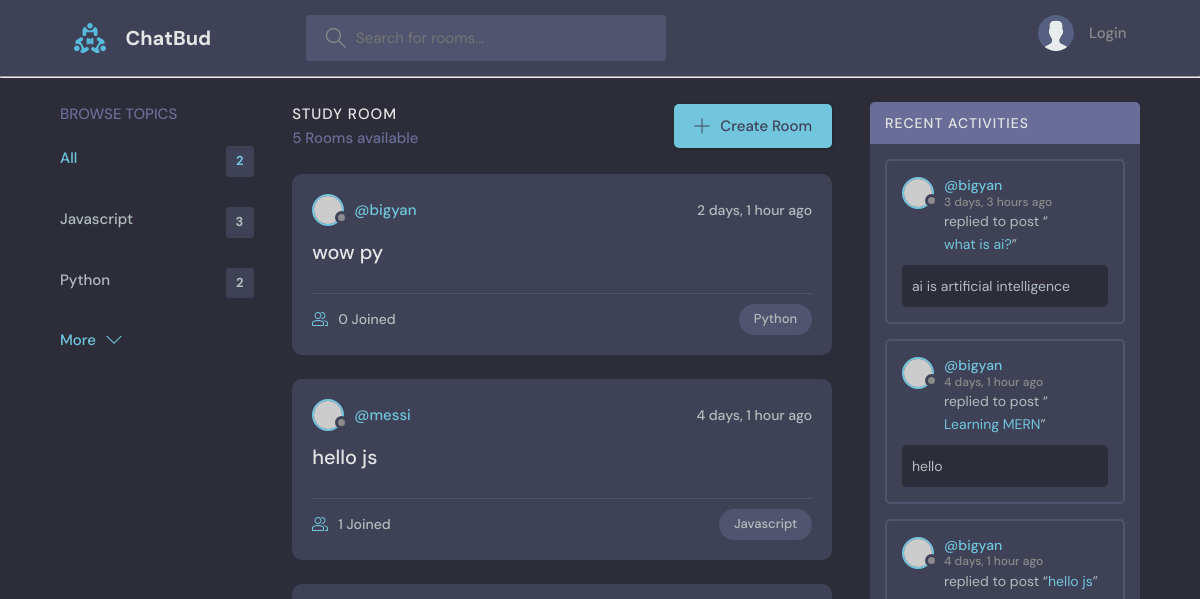
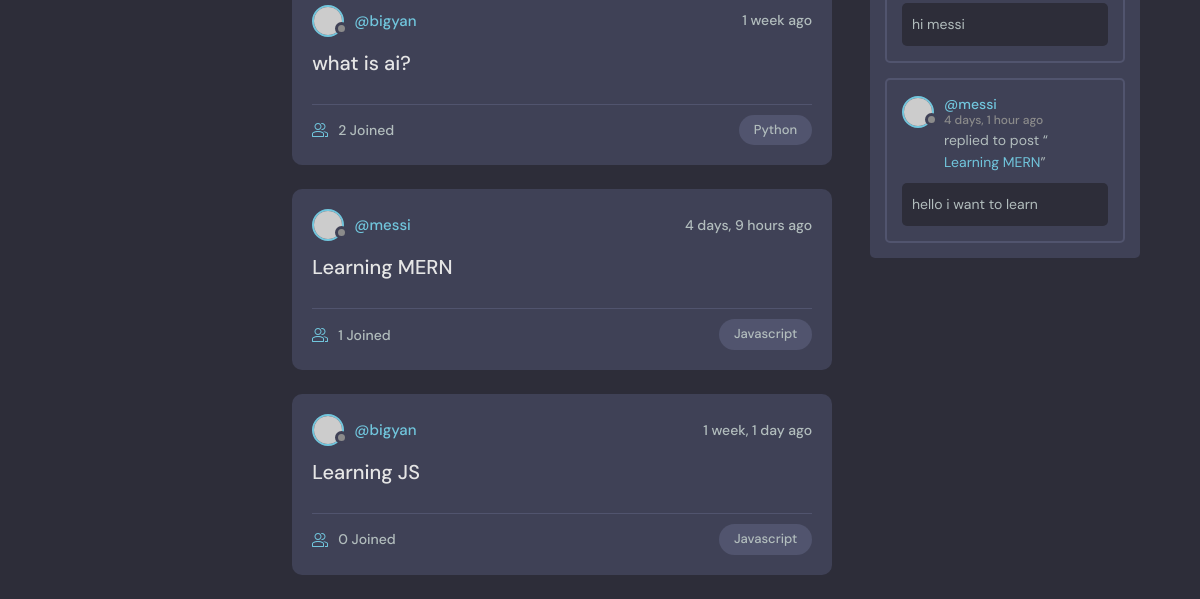
Before: / with the older database file (2 pictures, top to bottom).
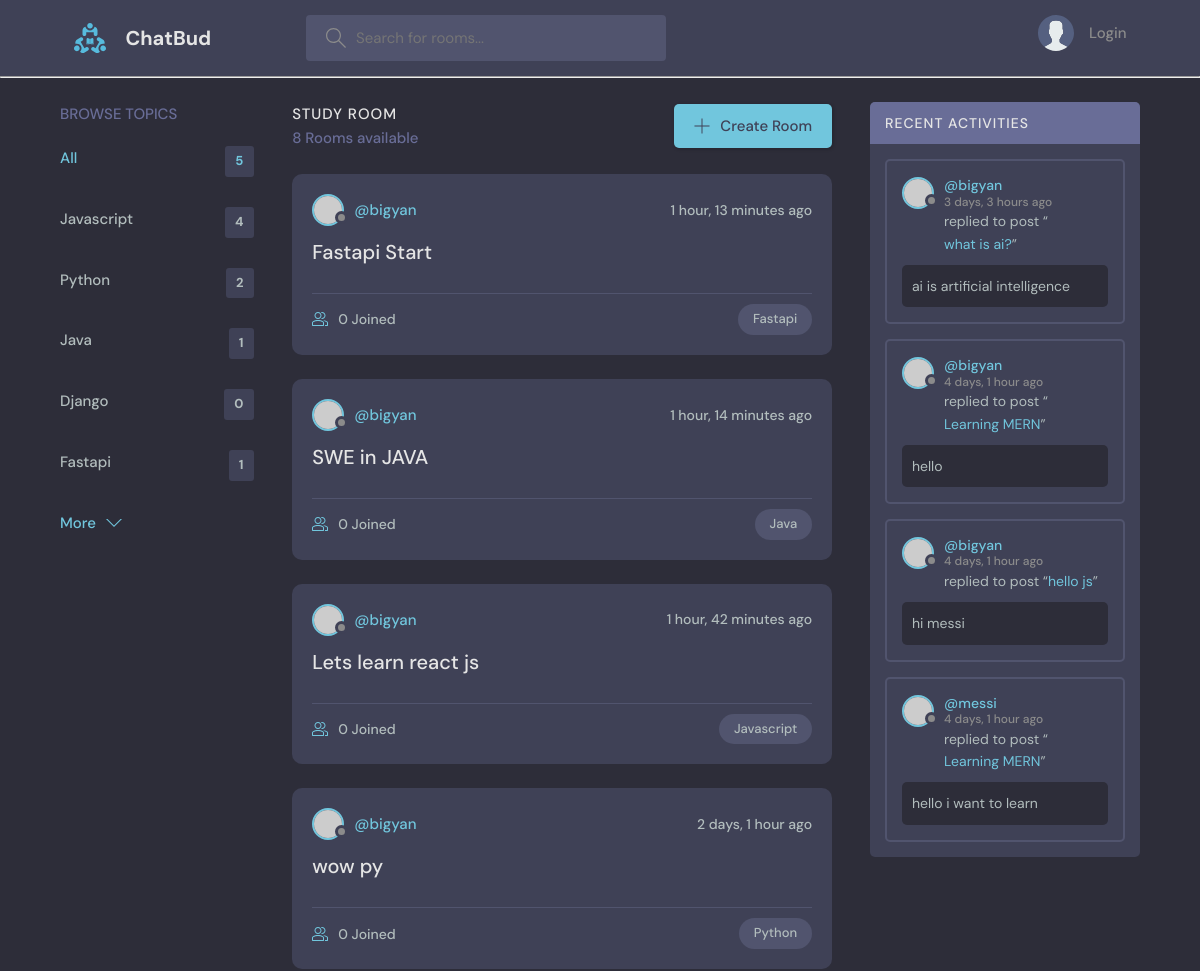
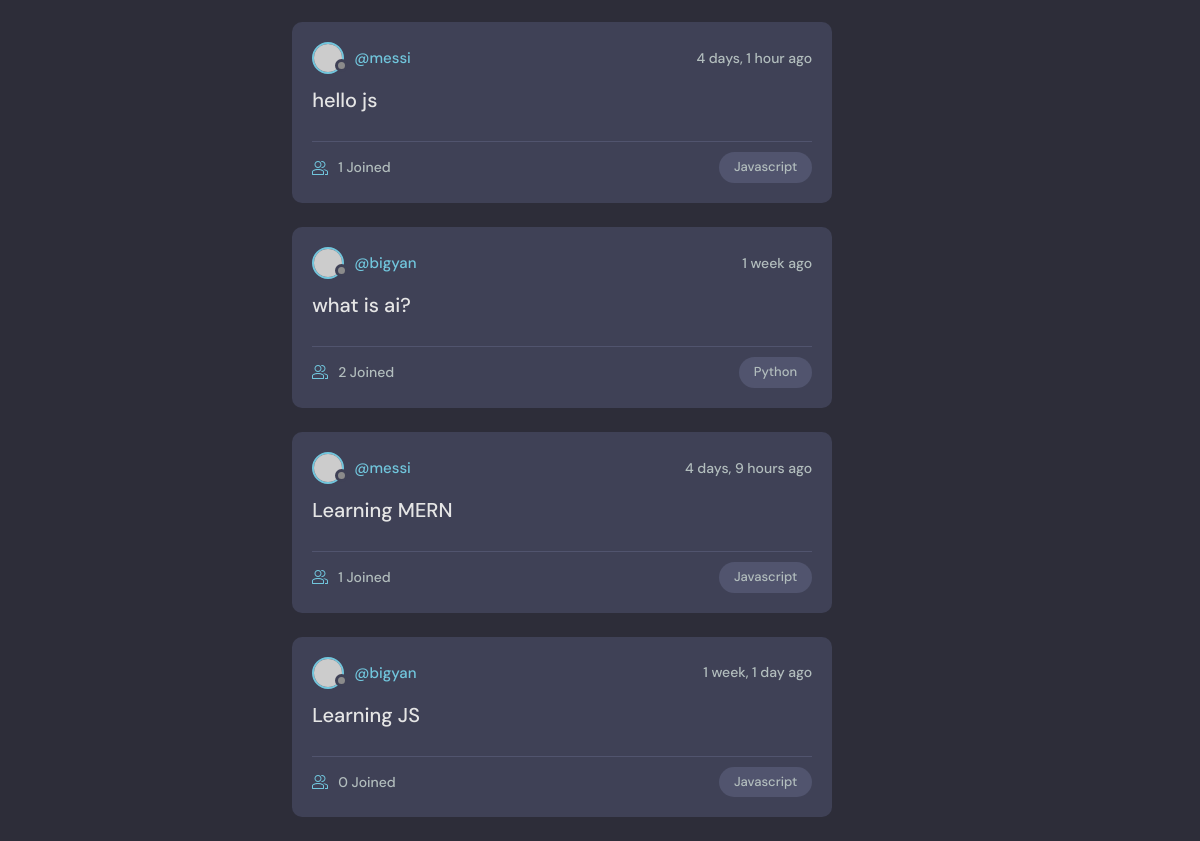
After: the same page with the newer database file (2 pictures, top to bottom).
### chatapp/models.py (models this page shows, shortened)
class Topic(models.Model):
    name = models.CharField(max_length=200)

class Room(models.Model):
    host = models.ForeignKey(User,on_delete=models.SET_NULL,null=True)
    topic = models.ForeignKey(Topic,on_delete=models.SET_NULL,null=True)
    name = models.CharField(max_length=200)
    description = models.TextField(null=True)
    participants = models.ManyToManyField(User,related_name='participants',blank=True) # here host is already connecting with User, so we give a related name to use.
    updated = models.DateTimeField(auto_now=True) # auto_now picks the time when the new data gets updated
    created = models.DateTimeField(auto_now_add=True) # whereas, auto_now_add saves the time when the data is created, hence it stays same for a particular data.
    class Meta:
        ordering = ['-updated','-created']
    def __str__(self):
        return self.name

class Message(models.Model):
    user = models.ForeignKey(User,on_delete=models.CASCADE)
    room = models.ForeignKey(Room,on_delete=models.CASCADE) #on_delete=models.CASCADE ensures that when a room is deleted then the messages gets deleted as well.
    body = models.TextField()
    updated = models.DateTimeField(auto_now=True)
    created = models.DateTimeField(auto_now_add=True)
    class Meta:
        ordering = ['-updated','-created']

### chatapp/views.py (the view)
# urls.py: path('',views.index,name='index'),
def index(request):
    q=request.GET.get('q') if request.GET.get('q') != None else ''
    rooms = Room.objects.filter(
        Q(topic__name__icontains=q) |
        Q(name__icontains=q) |
        Q(description__icontains=q)
    )
    room_count = rooms.count()
    room_messages= Message.objects.filter(Q(room__topic__name__icontains=q)) #this will make sure that the activity field contains the activities related to those topics only
    topics = Topic.objects.all()
    context = {'rooms':rooms, 'topics':topics, 'room_count':room_count,'room_messages':room_messages}
    return render(request,'chatapp/home.html',context)

### chatapp/templates/chatapp/home.html (shortened to what this page needs)
    {% extends 'main.html' %}
    {% block content %}
    <main class="layout layout--3">
      <div class="container">
        {% include 'chatapp/topic_component.html' %}
        <div class="roomList">
          <div class="roomList__header">
            <div>
              <h2>Study Room</h2>
              <p>{{ room_count }} Rooms available</p>
            </div>
            <a class="btn btn--main" href="{%url 'create-room' %}">
              <svg version="1.1" xmlns="http://www.w3.org/2000/svg" width="32" height="32" viewBox="0 0 32 32">
                <title>add</title>
                <path
                  d="M16.943 0.943h-1.885v14.115h-14.115v1.885h14.115v14.115h1.885v-14.115h14.115v-1.885h-14.115v-14.115z"
                ></path>
              </svg>
              Create Room
            </a>
          </div>
          {% include 'chatapp/feed_component.html' %}
        </div>
        {% include 'chatapp/activity_component.html' %}
      </div>
    </main>
    {% endblock %}

### chatapp/templates/chatapp/topic_component.html
<div class="topics">
    <div class="topics__header">
      <h2>Browse Topics</h2>
    </div>
    <ul class="topics__list">
      <li>
        <a href="{% url 'index' %}" class="active">All <span>{{topics.count}}</span></a>
      </li>
      {% for topic in topics %}
        <li>
        <a href="{% url 'index' %}?q={{topic.name}}">{{topic.name}} <span>{{topic.room_set.all.count}}</span></a>
      </li>
      {% endfor %}
         </ul>
    <a class="btn btn--link" href="topics.html">
      More
      <svg version="1.1" xmlns="http://www.w3.org/2000/svg" width="32" height="32" viewBox="0 0 32 32">
        <title>chevron-down</title>
        <path d="M16 21l-13-13h-3l16 16 16-16h-3l-13 13z"></path>
      </svg>
    </a>
  </div>

### chatapp/templates/chatapp/feed_component.html (shortened to what this page needs)
        {% for room in rooms %}
          <div class="roomListRoom">
            <div class="roomListRoom__header">
              <a href="{% url 'user-profile' room.host.id %}" class="roomListRoom__author">
                <div class="avatar avatar--small">
                  <img src="https://randomuser.me/api/portraits/women/11.jpg" />
                </div>
                <span>@{{ room.host.username }}</span>
              </a>
              <div class="roomListRoom__actions">
                <span>{{ room.created|timesince }} ago</span>
              </div>
            </div>
            <div class="roomListRoom__content">
              <a href="{% url 'room' room.id %}">{{room.name}}</a>
            </div>
            <div class="roomListRoom__meta">
              <a href="{% url 'room' room.id %}" class="roomListRoom__joined">
                {{ room.participants.all.count }} Joined
              </a>
              <p class="roomListRoom__topic">{{room.topic.name}}</p>
            </div>
          </div>
        {% endfor %}

### chatapp/templates/chatapp/activity_component.html (shortened to what this page needs)
<div class="activities">
    <div class="activities__header">
        <h2>Recent Activities</h2>
    </div>
    {% for message in room_messages %}
    <div class="activities__box">
        <div class="activities__boxHeader roomListRoom__header">
            <a href="{% url 'user-profile' message.user.id %}" class="roomListRoom__author">
                <div class="avatar avatar--small">
                    <img src="https://randomuser.me/api/portraits/women/11.jpg" />
                </div>
                <p>
                    @{{ message.user }}
                    <span>{{ message.created|timesince}} ago</span>
                </p>
            </a>
        </div>
        <div class="activities__boxContent">
            <p>
                replied to post “<a href="{% url 'room' message.room.id %}">{{message.room}}</a>”
            </p>
            <div class="activities__boxRoomContent">
                {{message.body}}
            </div>
        </div>
    </div>
    {% endfor %}
</div>

Changed rows visible on the page:
computed for Topic "Javascript": room_set.all.count "3" → "4"
added Topic: name "Java", room_set.all.count "1"
added Topic: name "Django", room_set.all.count "0"
added Topic: name "Fastapi", room_set.all.count "1"
added Room: host.username "bigyan", created "1 hour, 13 minutes", name "Fastapi Start", participants.all.count "0", topic.name "Fastapi"
added Room: host.username "bigyan", created "1 hour, 14 minutes", name "SWE in JAVA", participants.all.count "0", topic.name "Java"
added Room: host.username "bigyan", created "1 hour, 42 minutes", name "Lets learn react js", participants.all.count "0", topic.name "Javascript"
Other visible differences:
{{ topics.count }}: "2" → "5"
{{ room_count }}: "5" → "8"
